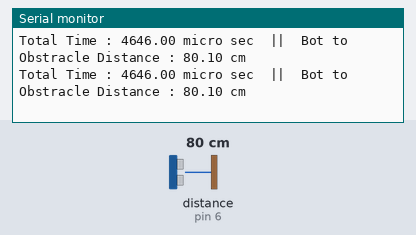
A sketch run on a simulated Arduino Uno, built with avr-gcc and run on an emulated ATmega328P. On the bench: the last lines printed to the serial monitor. Wiring (inferred from the names in the program): ultrasonic range finder: trigger pin 7; echo pin 6. The inputs (shaded band) are chosen by the test bench; at power-on: distance to the obstacle (sensor on pin 6) 80 cm. The echo pulse lasts 58.3 µs per cm.

Above: at 1.2 s.
1.3 s: distance to the obstacle (sensor on pin 6) set to 2 cm
At 1.38 s:
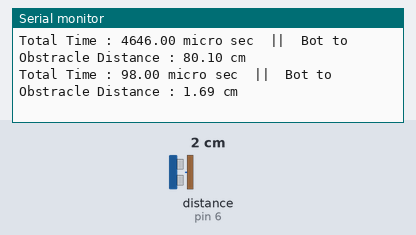
4.3 s: distance to the obstacle (sensor on pin 6) set to 4 cm
At 4.37 s:
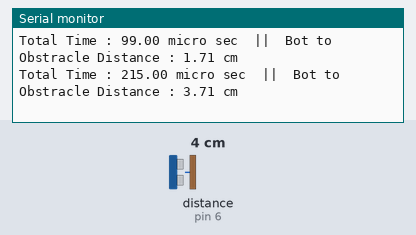
7.3 s: distance to the obstacle (sensor on pin 6) set to 18 cm
At 7.39 s:
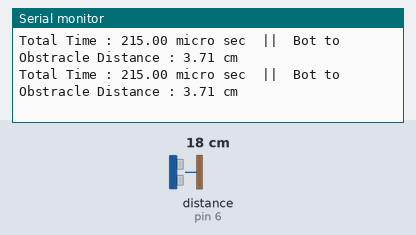
10.3 s: distance to the obstacle (sensor on pin 6) set to 35 cm
At 10.39 s:
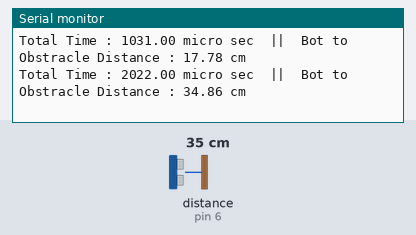
13.3 s: distance to the obstacle (sensor on pin 6) set to 60 cm
At 13.3 s:
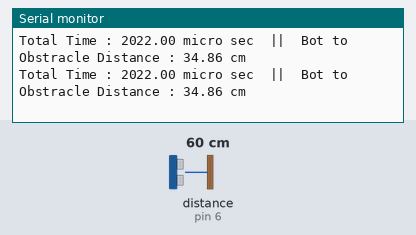
Timing chart, 0 to 16.3 s (numbered marks = the images above; inputs shaded):
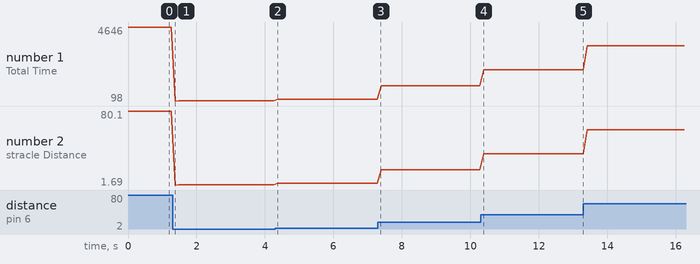

The sketch:

HCSR04_Test_and_Calibrator_1.ino
```cpp
const int pingPin = 7; // Trigger Pin of Ultrasonic Sensor
const int echoPin = 6; // Echo Pin of Ultrasonic Sensor

void setup()
{
  pinMode(pingPin, OUTPUT);
  pinMode(echoPin, INPUT);
  Serial.begin(9600); // Starting Serial Terminal
}

void loop()
{
  float duration, inches, cm;

  digitalWrite(pingPin, LOW);
  delayMicroseconds(2);
  digitalWrite(pingPin, HIGH);
  delayMicroseconds(10);
  digitalWrite(pingPin, LOW);


  duration = pulseIn(echoPin, HIGH);
  cm = microsecondsToCentimeters(duration);

  Serial.print("Total Time : ");
  Serial.print(duration);
  Serial.print(" micro sec  ||  ");

  Serial.print("Bot to Obstracle Distance : ");
  Serial.print(cm);
  Serial.print(" cm");
  Serial.println();

  delay(100);
}

/*
 * 10^-6 microsec-sec
 * 340m/s
 *
 */

float microsecondsToCentimeters(float microseconds)
{
  return microseconds / 29 / 2;
}
```

Measured:
- after the input at 1.3 s, the serial monitor: prints a new line after 0.08 s (image 1)
- after the input at 4.3 s, the serial monitor: prints a new line after 0.07 s (image 2)
- after the input at 10.3 s, the serial monitor: prints a new line after 0.09 s (image 4)
- plotted number 1: 4646 → 99 after the input at 1.3 s, 99 → 215 after the input at 4.3 s, 215 → 1031 after the input at 7.3 s, 1031 → 2022 after the input at 10.3 s, 2022 → 3480 after the input at 13.3 s
- plotted number 2: 80.1 → 1.71 after the input at 1.3 s, 1.71 → 3.71 after the input at 4.3 s, 3.71 → 17.78 after the input at 7.3 s, 17.78 → 34.86 after the input at 10.3 s, 34.86 → 60 after the input at 13.3 s
